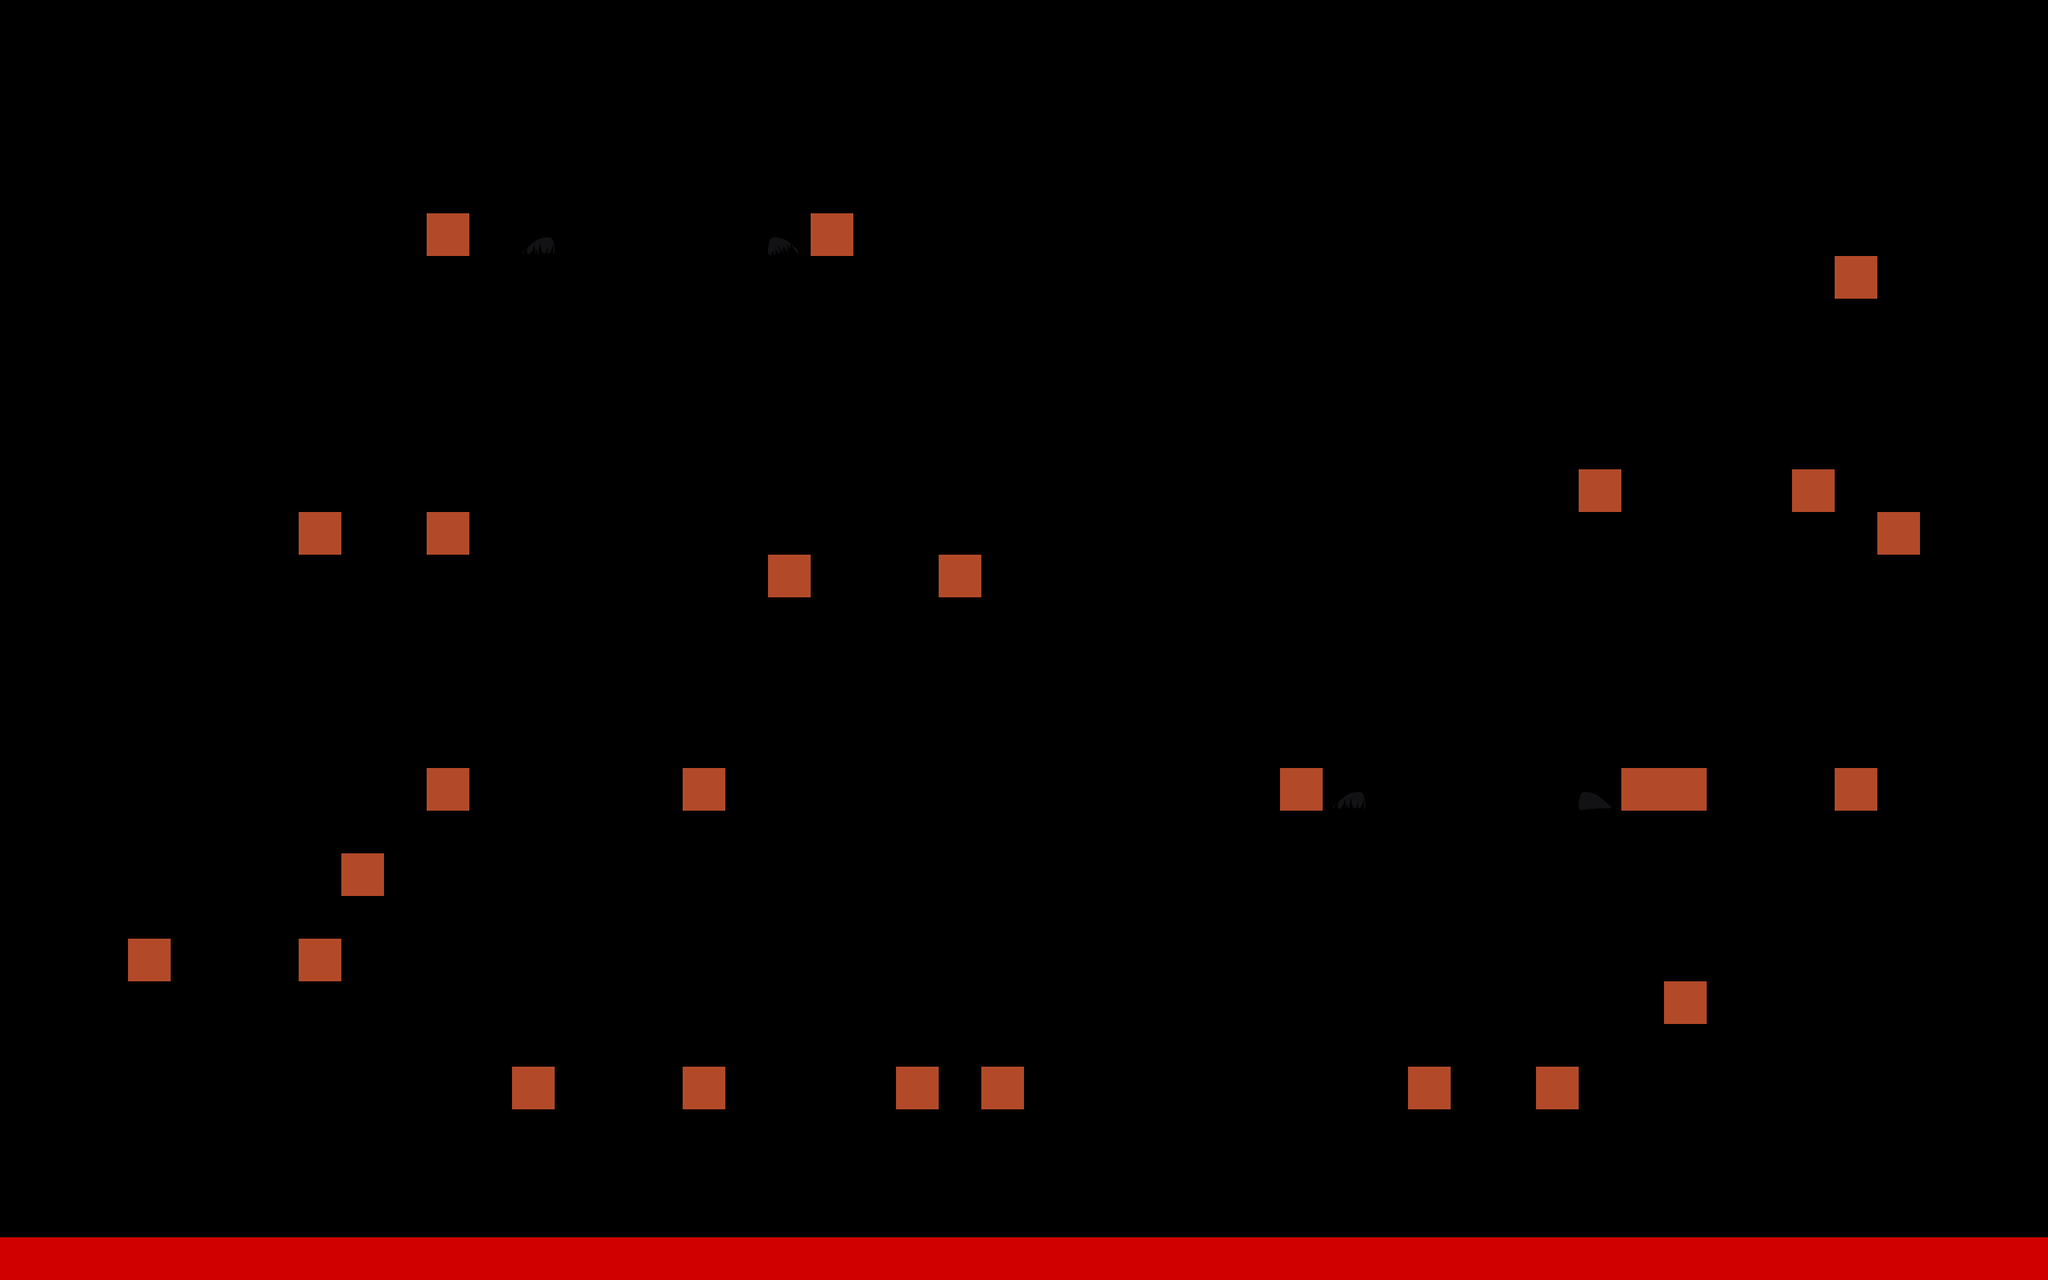

Below is a game level as drawn by its tile map, then a one-line description and the .tmx that defines it (tile-layer data replaced by summaries):
An orthogonal 48x30 tile map with 64x64 px tiles, 6 tile layers (layer_limits, layer_platforms, layer_boxStop, layer_decos1, ...) and 70 objects.

<map version="1.9" tiledversion="1.9.2" orientation="orthogonal" renderorder="right-down" width="48" height="30" tilewidth="64" tileheight="64" infinite="0" nextlayerid="31" nextobjectid="213">
 <editorsettings>
  <export target="level_06.json" format="json" />
 </editorsettings>
 <tileset firstgid="1" name="tileset" tilewidth="64" tileheight="64" tilecount="2052" columns="38">
  <image source="../assets/tileset.png" width="2480" height="3508" />
  <tile id="42">
   <properties>
    <property name="estSolide" type="bool" value="true" />
   </properties>
  </tile>
  <tile id="43">
   <properties>
    <property name="estSolide" type="bool" value="true" />
   </properties>
  </tile>
  <tile id="78">
   <properties>
    <property name="estSolide" type="bool" value="true" />
   </properties>
  </tile>
  <tile id="81">
   <properties>
    <property name="estSolide" type="bool" value="true" />
   </properties>
  </tile>
 </tileset>
 <layer id="1" name="layer_limits" width="48" height="30">
  <data>[1440 cells, 26 non-empty, 1 distinct tile ids]</data>
 </layer>
 <layer id="2" name="layer_platforms" width="48" height="30">
  <data>[1440 cells, 277 non-empty, 1 distinct tile ids]</data>
 </layer>
 <layer id="27" name="layer_boxStop" width="48" height="30">
  <data>[1440 cells, 4 non-empty, 1 distinct tile ids]</data>
 </layer>
 <layer id="3" name="layer_decos1" width="48" height="30">
  <data>[1440 cells, 268 non-empty, 47 distinct tile ids]</data>
 </layer>
 <layer id="4" name="layer_decos2" width="48" height="30">
  <data>[1440 cells, 176 non-empty, 45 distinct tile ids]</data>
 </layer>
 <layer id="5" name="layer_deadZone" width="48" height="30">
  <data>[1440 cells, 48 non-empty, 1 distinct tile ids]</data>
 </layer>
 <objectgroup id="6" name="SpawnFrog">
  <object id="31" x="832" y="1152" width="64" height="64" />
 </objectgroup>
 <objectgroup id="7" name="SpawnHog">
  <object id="141" x="0" y="1536" width="64" height="64" />
 </objectgroup>
 <objectgroup id="8" name="SpawnRaven">
  <object id="140" x="2880" y="384" width="64" height="64" />
 </objectgroup>
 <objectgroup id="9" name="Cure">
  <object id="143" x="2592" y="1440" width="64" height="64" />
 </objectgroup>
 <objectgroup id="10" name="Stake">
  <object id="173" x="416" y="256" width="64" height="64" />
  <object id="202" x="1088" y="1600" width="64" height="64" />
  <object id="203" x="1600" y="1600" width="64" height="64" />
  <object id="204" x="2048" y="1600" width="64" height="64" />
  <object id="205" x="2368" y="1600" width="64" height="64" />
  <object id="206" x="704" y="1600" width="64" height="64" />
  <object id="207" x="1280" y="1600" width="64" height="64" />
 </objectgroup>
 <objectgroup id="11" name="RavenPlatform">
  <object id="139" x="1568" y="288" width="64" height="64" />
  <object id="149" x="1312" y="1248" width="64" height="64" />
 </objectgroup>
 <objectgroup id="12" name="Box">
  <object id="211" gid="86" x="1024" y="384" width="64" height="64" />
  <object id="212" gid="86" x="2080" y="672" width="64" height="64" />
 </objectgroup>
 <objectgroup id="17" name="BigBox" />
 <objectgroup id="13" name="Break" />
 <objectgroup id="16" name="Pics" visible="0">
  <object id="98" gid="46" x="1792" y="1664" width="64" height="64" />
  <object id="107" gid="46" x="2752" y="512" width="64" height="64" />
  <object id="108" gid="46" x="2688" y="512" width="64" height="64" />
  <object id="109" gid="46" x="2624" y="512" width="64" height="64" />
  <object id="110" gid="46" x="2560" y="512" width="64" height="64" />
  <object id="111" gid="46" x="2496" y="512" width="64" height="64" />
  <object id="112" gid="46" x="2432" y="512" width="64" height="64" />
  <object id="114" gid="46" x="2368" y="512" width="64" height="64" />
  <object id="115" gid="46" x="2304" y="512" width="64" height="64" />
  <object id="116" gid="46" x="2240" y="512" width="64" height="64" />
  <object id="117" gid="46" x="2176" y="512" width="64" height="64" />
  <object id="119" gid="46" x="2112" y="512" width="64" height="64" />
  <object id="120" gid="46" x="2048" y="512" width="64" height="64" />
  <object id="121" gid="46" x="1984" y="512" width="64" height="64" />
  <object id="122" gid="46" x="1920" y="512" width="64" height="64" />
  <object id="123" gid="46" x="1856" y="512" width="64" height="64" />
  <object id="124" gid="46" x="1792" y="512" width="64" height="64" />
  <object id="125" gid="46" x="1728" y="512" width="64" height="64" />
  <object id="126" gid="46" x="1664" y="512" width="64" height="64" />
  <object id="127" gid="46" x="1600" y="512" width="64" height="64" />
  <object id="129" gid="46" x="1536" y="512" width="64" height="64" />
  <object id="130" gid="46" x="1472" y="512" width="64" height="64" />
  <object id="131" gid="46" x="1408" y="512" width="64" height="64" />
  <object id="132" gid="46" x="1344" y="512" width="64" height="64" />
  <object id="133" gid="46" x="1280" y="512" width="64" height="64" />
  <object id="134" gid="46" x="1216" y="512" width="64" height="64" />
  <object id="155" gid="46" x="64" y="1024" width="64" height="64" />
  <object id="156" gid="46" x="128" y="1024" width="64" height="64" />
  <object id="157" gid="46" x="192" y="1024" width="64" height="64" />
  <object id="158" gid="46" x="256" y="1024" width="64" height="64" />
  <object id="159" gid="46" x="320" y="1024" width="64" height="64" />
  <object id="160" gid="46" x="384" y="1024" width="64" height="64" />
  <object id="161" gid="46" x="448" y="1024" width="64" height="64" />
  <object id="168" gid="46" x="320" y="512" width="64" height="64" />
  <object id="169" gid="46" x="384" y="512" width="64" height="64" />
  <object id="170" gid="46" x="448" y="512" width="64" height="64" />
  <object id="174" gid="46" x="512" y="512" width="64" height="64" />
 </objectgroup>
 <objectgroup id="18" name="WeakPlat">
  <object id="46" x="2752" y="1280" width="192" height="64" />
 </objectgroup>
 <objectgroup id="23" name="WeakPlatVertical">
  <object id="162" x="64" y="576" width="64" height="192" />
  <object id="163" x="256" y="384" width="64" height="192" />
  <object id="199" x="2816" y="832" width="64" height="192" />
 </objectgroup>
 <objectgroup id="19" name="MovingPlats">
  <object id="105" x="2400" y="352">
   <point />
  </object>
  <object id="150" x="1664" y="1120">
   <point />
  </object>
  <object id="167" x="256" y="928">
   <point />
  </object>
  <object id="172" x="448" y="352">
   <point />
  </object>
  <object id="181" x="2112" y="736">
   <point />
  </object>
 </objectgroup>
 <objectgroup id="24" name="Door">
  <object id="86" x="2624" y="1024" width="64" height="192" />
 </objectgroup>
 <objectgroup id="25" name="Button">
  <object id="191" x="2176" y="1216" width="128" height="64" />
 </objectgroup>
 <objectgroup id="26" name="ButtonBase">
  <object id="189" x="2176" y="1216" width="128" height="64" />
 </objectgroup>
 <objectgroup id="15" name="NextLevel">
  <object id="63" x="3008" y="1216" width="64" height="64" />
  <object id="200" x="3008" y="768" width="64" height="64" />
  <object id="201" x="3008" y="1536" width="64" height="64" />
 </objectgroup>
 <objectgroup id="28" name="checkPointFrog">
  <object id="210" x="2432" y="1568" width="64" height="64" />
 </objectgroup>
 <objectgroup id="29" name="checkPointHog">
  <object id="209" x="2048" y="1088" width="64" height="64" />
 </objectgroup>
 <objectgroup id="30" name="checkPointRaven">
  <object id="208" x="1280" y="768" width="64" height="64" />
 </objectgroup>
</map>
